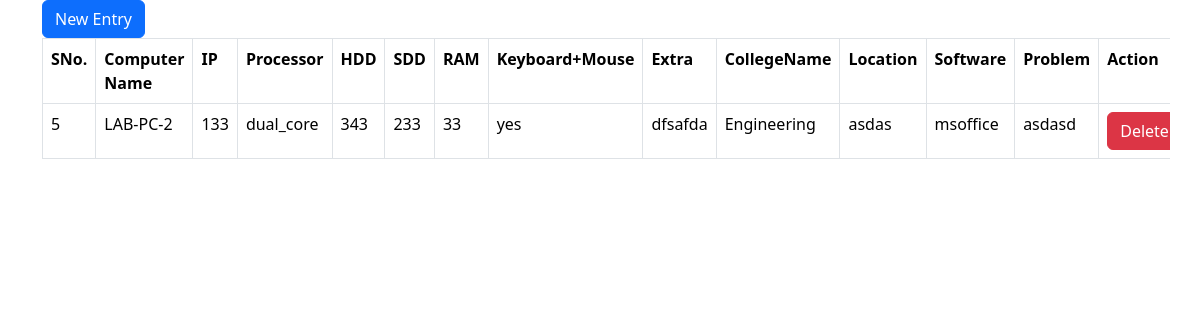
/ComputerLabManagment/ListofComputer.php, run on the app's committed database.
### tables this page shows
CREATE TABLE `computers` (
  `id` int(11) NOT NULL,
  `computer_name` varchar(100) NOT NULL,
  `address` varchar(100) NOT NULL,
  `processor` varchar(100) NOT NULL,
  `hdd` varchar(50) NOT NULL,
  `ssd` varchar(50) NOT NULL,
  `ram` varchar(50) NOT NULL,
  `keyboard` varchar(50) NOT NULL,
  `extra` text NOT NULL,
  `collegename` varchar(100) NOT NULL,
  `location` varchar(100) NOT NULL,
  `software` varchar(100) NOT NULL,
  `problem` varchar(100) NOT NULL,
  `create_date` timestamp NOT NULL DEFAULT current_timestamp(),
  `delstatus` int(11) NOT NULL DEFAULT 1
);

### ComputerLabManagment/ListofComputer.php (the view, shortened to what this page needs)
<!DOCTYPE html>
<html lang="en">
<head>
    <link href="https://cdn.jsdelivr.net/npm/bootstrap@5.3.3/dist/css/bootstrap.min.css" rel="stylesheet"
>
</head>
<body>
    <div class="container">
        <div class="row">
            <div class="col-md-12 table-responsive">
                <a href="AddComputer.php" class="btn btn-primary">New Entry</a>
                <table class="table table-bordered bg-dark">
                    <tr>
                        <th>SNo.</th>
                        <th>Computer Name</th>
                        <th>IP</th>
                        <th>Processor</th>
                        <th>HDD </th>
                        <th>SDD </th>
                        <th>RAM</th>
                        <th>Keyboard+Mouse</th>
                        <th>Extra</th>
                        <th>CollegeName</th>
                        <th>Location</th>
                        <th>Software</th>
                        <th>Problem</th>
                        <th>Action</th>
                    </tr>
                    <?php
                      include('connection.php');
                      $qry="select * from computers where delstatus=1";
                      $ex = mysqli_query($con,$qry);
                      while($data = mysqli_fetch_array($ex))
                      {
                    ?>
                    <tr>
                        <td><?= $data['id']; ?></td>
                        <td><?= $data['computer_name']; ?></td>
                        <td><?= $data['address']; ?></td>
                        <td><?= $data['processor']; ?></td>
                        <td><?= $data['hdd']; ?></td>
                        <td><?= $data['ssd']; ?></td>
                        <td><?= $data['ram']; ?></td>
                        <td><?= $data['keyboard']; ?></td>
                        <td><?= $data['extra']; ?></td>
                        <td><?= $data['collegename']; ?></td>
                        <td><?= $data['location']; ?></td>
                        <td><?= $data['software']; ?></td>
                        <td><?= $data['problem']; ?></td>
                        <td>
                            <a href="delete.php?id=<?=$data['id'];?>"
                                onClick="return confirm('Are you sure to delete');" class="btn btn-danger">Delete</a>
                        </td>
                    </tr>
                    <?php
                      }
                    ?>
                </table>
            </div>
        </div>
    </div>
</body>
</html>

### data on the page
computers: id "5", computer_name "LAB-PC-2", address "133", processor "dual_core", hdd "343", ssd "233", ram "33", keyboard "yes", extra "dfsafda", collegename "Engineering", location "asdas", software "msoffice", problem "asdasd"
